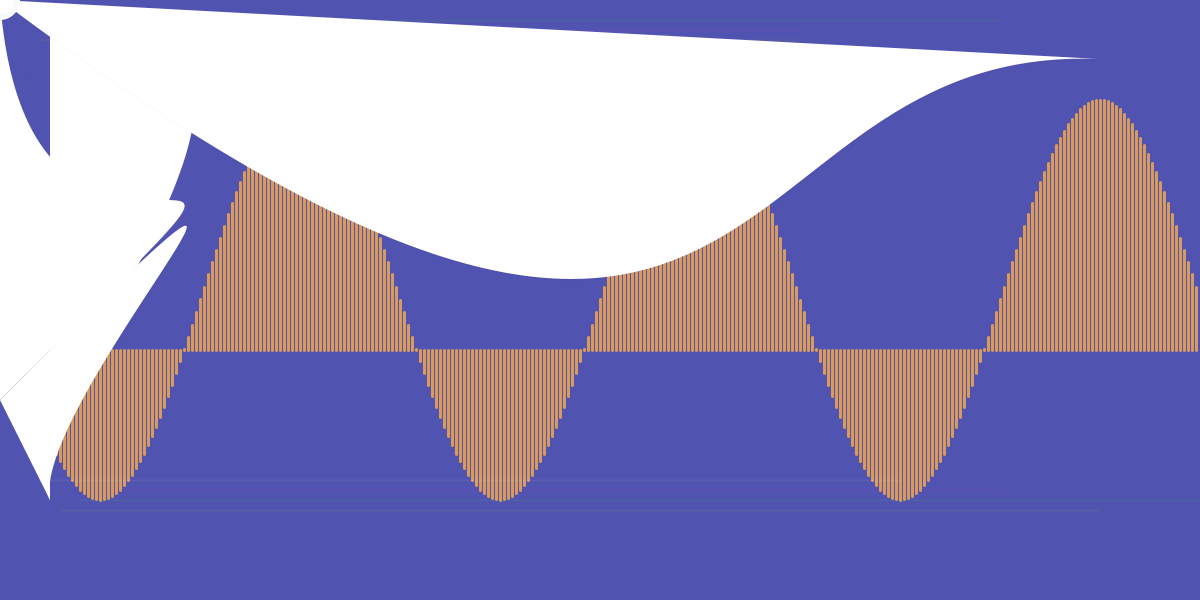
Frame 1 (no input)
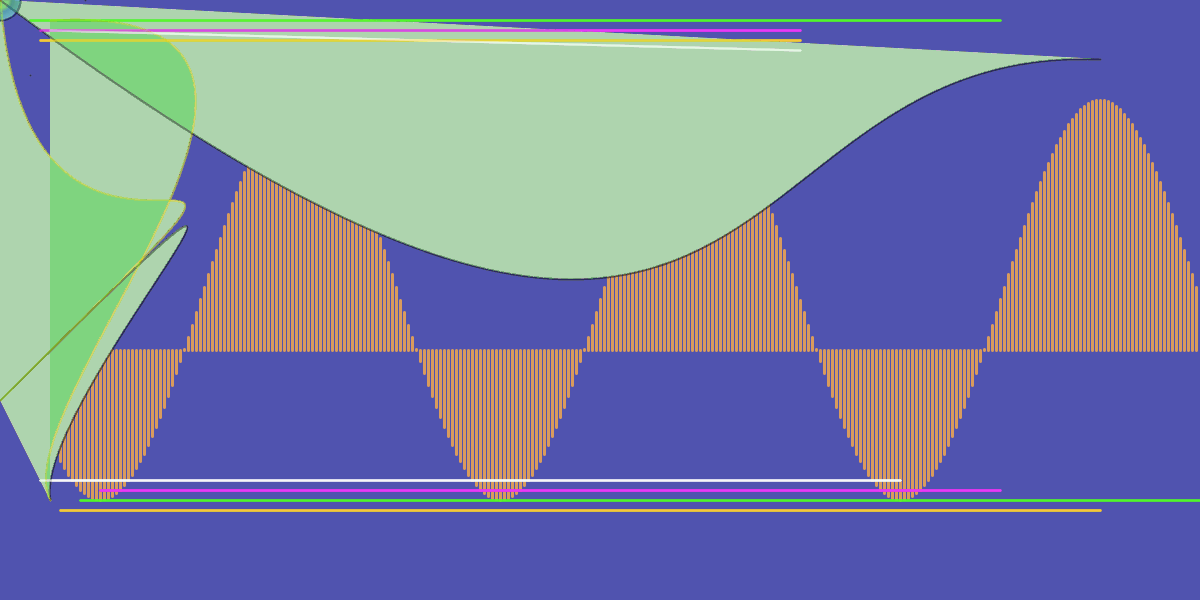
Frame 60 (the mouse pressed at the canvas centre just before this capture)
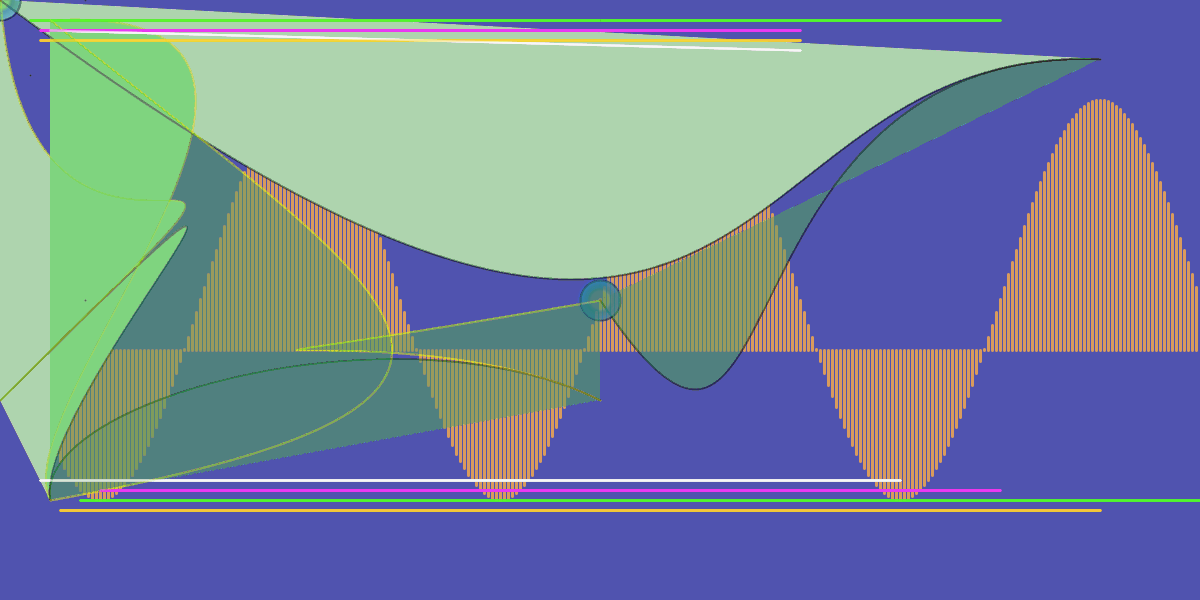
Frame 120 (the mouse held since frame 60 and released just before this capture)

The Processing sketch that drew these frames (run headless with seeded random() and noise(); from frame 60 on, the mouse is pressed at the canvas centre):

// Processing sketch: processing_72360
// ── processing_72360.pde

float randomDiameter = 0;

void setup() {
  size (1200, 600);
  background (80, 83, 175);
    float a = 0.0;
float inc = TWO_PI/100.0;

for(int i=0; i<1200; i=i+4) {
 stroke(255,175,70,200); strokeWeight(3); line(i, 350, i, 300+sin(a)*200.0);
  a = a + inc;int value = 0;
}}

void draw() {
  
  stroke(90, 255, 41,15);
  strokeWeight(2);
line(30, 20, 1000, 20);
line(80, 500, 1200, 500);
stroke(255,255,0,3);
bezier(50, 500,  mouseX, 400,  400, mouseY,  50, 20);
  
  stroke(236, 58, 250, 15);
  strokeWeight(2);
line(40, 30, 800, 30);
line(100, 490, 1000, 490);
stroke(0, 0, 0,3);
bezier(50, 500,  30, 400,  400, mouseY,  mouseX, 400);

  stroke(250, 209, 58, 15);
  strokeWeight(2);
  line(40, 40, 800, 40);
line(60, 510, 1100, 510);
stroke(255,255,0,3);
bezier(mouseX, mouseY,  30, 400,  400, mouseY,  mouseX, 400);

  stroke(255, 15);
  strokeWeight(2);
  line(50, 30, 800, 50);
line(40, 480, 900, 480);
stroke(0,3);
bezier(1100, 59, 700, 43, 800, 600, mouseX, mouseY);

beginShape(POINTS);
vertex(mouseX, 20);
vertex(85,mouseY);
vertex(mouseX,mouseY);
vertex(30, 75);
endShape(CLOSE);
  ellipse(mouseX,mouseY,40,40);
  smooth();
  stroke(41,125,255,9);
  strokeWeight(4);
  fill(84, 203, 121, 3);
  randomDiameter = random(20, 40);
  if (randomDiameter<40) {
    randomDiameter++;
}
 else {
   randomDiameter=0;
 }
 ellipse(mouseX, mouseY, randomDiameter, randomDiameter);
}

void mouseMoved() {

  strokeWeight(4); 

  stroke(63, 229, 208, 12);

  line(50, 50, mouseX, mouseY);

  strokeWeight(4);

  line(500, 50, mouseX, mouseY);

  strokeWeight(3);

  line(1100, 50, mouseX, mouseY);

  strokeWeight(7);

  line(500, 500, mouseX, mouseY);

  strokeWeight(4);

  line(500, 300, mouseX, mouseY);

  strokeWeight(9);

  line(300, 400, mouseX, mouseY);

  strokeWeight(1);

  line(1100, 500, mouseX, mouseY);

  strokeWeight(1);

  line(345, 497, mouseX, mouseY);

  strokeWeight(1);

  line(48, 984, mouseX, mouseY);

  strokeWeight(1);

  line(1084, 23, mouseX, mouseY);

  strokeWeight(1);

  line(783, 123, mouseX, mouseY);

}

void mouseClicked() {
 fill(250,45,175,80);
 rect(mouseX,mouseY,40,30);

}
